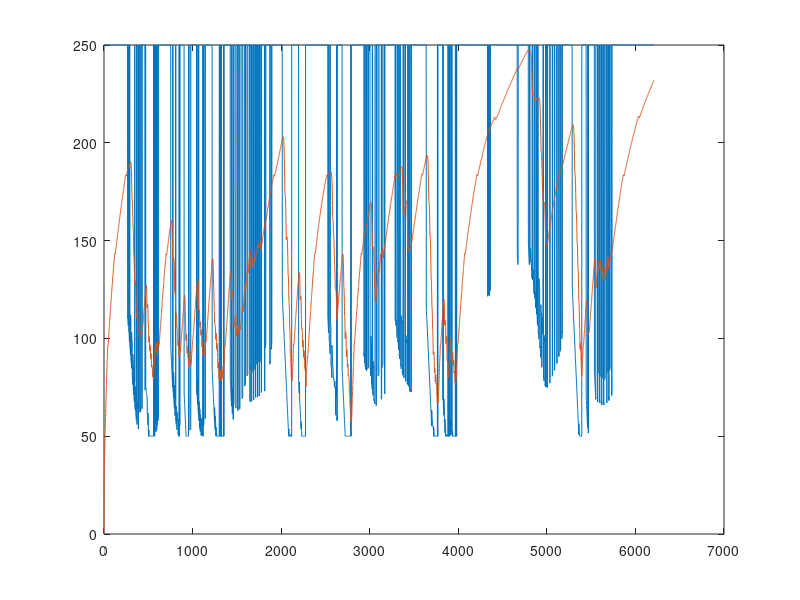

Source code (MATLAB):
file =  fopen('texto.txt');

content = textscan(file, '%f %f %f')
content = cell2mat(content)

target_speed = content(:,1);
speed = content(:,2);
distance = content(:, 3);

figure
plot(distance, target_speed, distance, speed )